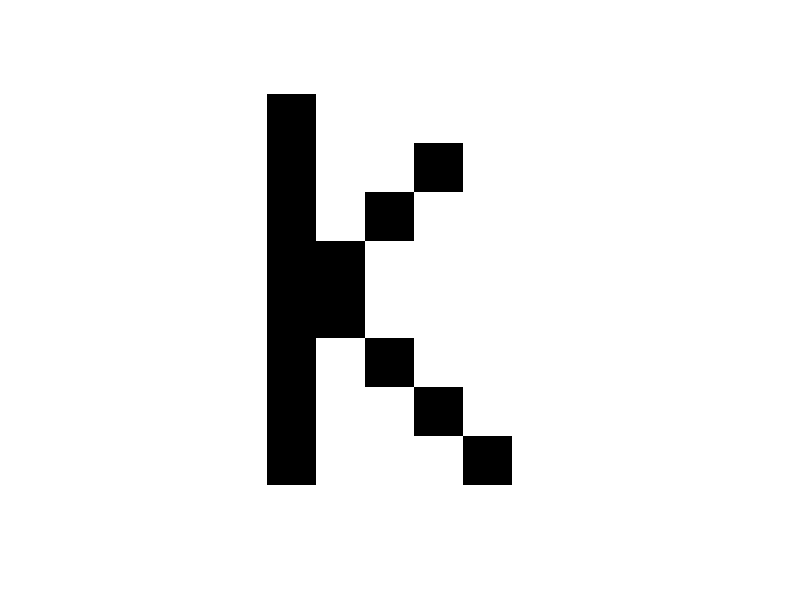

Write MATLAB code to recreate this figure.
% Criar uma matriz 10x10 preenchida com 0 (fundo branco)
img = ones(10, 10);

% Criar a parte vertical da letra "K" (preenchida com 0 - preto)
img(2:9, 3) = 0;

% Criar a parte diagonal superior da letra "K"
img(3, 6) = 0;
img(4, 5) = 0;
img(5, 4) = 0;
img(6, 3) = 0;

% Criar a parte diagonal inferior da letra "K"
img(6, 4) = 0;
img(7, 5) = 0;
img(8, 6) = 0;
img(9, 7) = 0;

% Exibir a imagem
imshow(img);
colormap(gray);
axis equal; % Mantém os pixels quadrados

